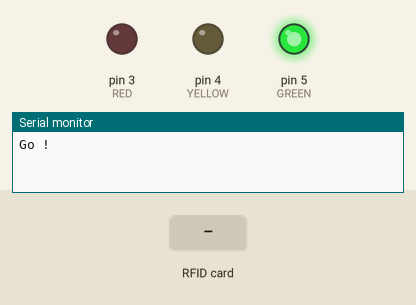
A sketch run on a simulated Arduino Uno, built with avr-gcc and run on an emulated ATmega328P. Parts: output pins drawn as LEDs (lit = HIGH), the last lines printed to the serial monitor. The inputs (shaded band) are chosen by the test bench. Pins used as bus, display or sensor lines are not drawn.

Above: at 1.2 s.
1.3 s: RFID card 5E 7A 19 C4 held to the reader
At 3.9 s:
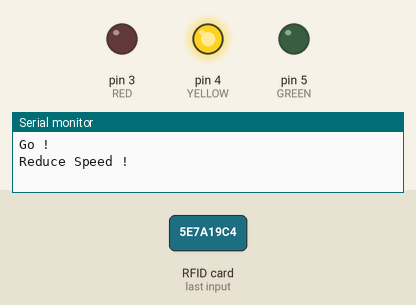
At 7.5 s:
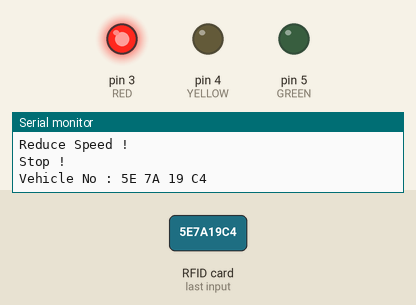
Timing chart, 0 to 20.2 s (numbered marks = the images above; inputs shaded):
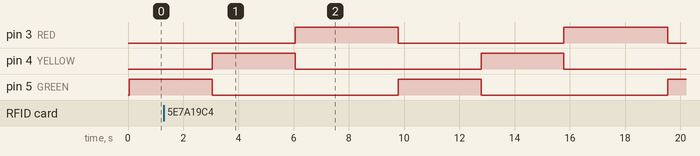

Measured:
- by itself, pin 3 (RED): alternates HIGH for 3.7 s and LOW for 6.0 s
- by itself, pin 4 (YELLOW), pin 5 (GREEN): alternates HIGH for 3.0 s and LOW for 6.7 s

The sketch:

LOCALUNOPROJ.ino
```cpp
#include <SPI.h>
#include <MFRC522.h>
#define SS_PIN 10
#define RST_PIN 9

MFRC522 mfrc522(SS_PIN, RST_PIN);


int RED = 3;
int YELLOW = 4;
int GREEN = 5;

void setup()
{
  Serial.begin(9600);
  SPI.begin();
  mfrc522.PCD_Init();

  pinMode(GREEN, OUTPUT);
  pinMode(YELLOW, OUTPUT);
  pinMode(RED, OUTPUT);

  Serial.begin(9600);

  digitalWrite(GREEN, LOW);
  digitalWrite(YELLOW, LOW);
  digitalWrite(RED, LOW);
}

void loop()
{

    Serial.println("Go !");
    digitalWrite(GREEN,HIGH);
    delay(3000);
    digitalWrite(GREEN,LOW);


    Serial.println("Reduce Speed !");
    digitalWrite(YELLOW,HIGH);
    delay(3000);
    digitalWrite(YELLOW,LOW);


    SPI.begin();
    Serial.println("Stop !");
    digitalWrite(RED, HIGH);
    int z=0;
    while(z<30)
    {
      an();
      delay(100);
      z++;
    }
    SPI.end();
    digitalWrite(RED, LOW);

}

void an()
 {

  // Look for new cards
  if ( ! mfrc522.PICC_IsNewCardPresent())
  {
    return;
  }

  // Select one of the cards
  if ( ! mfrc522.PICC_ReadCardSerial())
  {
  return;
  }

  //Show UID on serial monitor
  Serial.print("Vehicle No :");
  String content= "";
  byte letter;
  for (byte i = 0; i < mfrc522.uid.size; i++)
  {
     Serial.print(mfrc522.uid.uidByte[i] < 0x10 ? " 0" : " ");
     Serial.print(mfrc522.uid.uidByte[i], HEX);
     content.concat(String(mfrc522.uid.uidByte[i] < 0x10 ? " 0" : " "));
     content.concat(String(mfrc522.uid.uidByte[i], HEX));
  }
  Serial.println();

}
```
